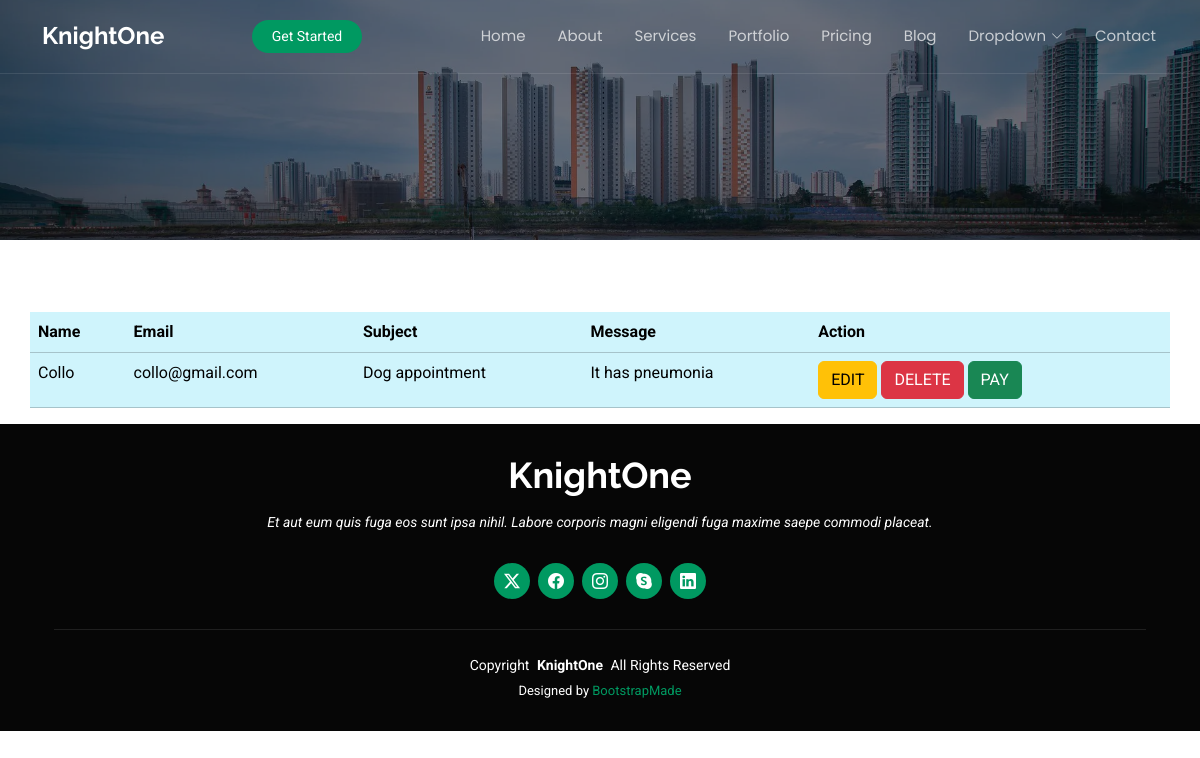
/show/, run on an earlier commit of the app's database.
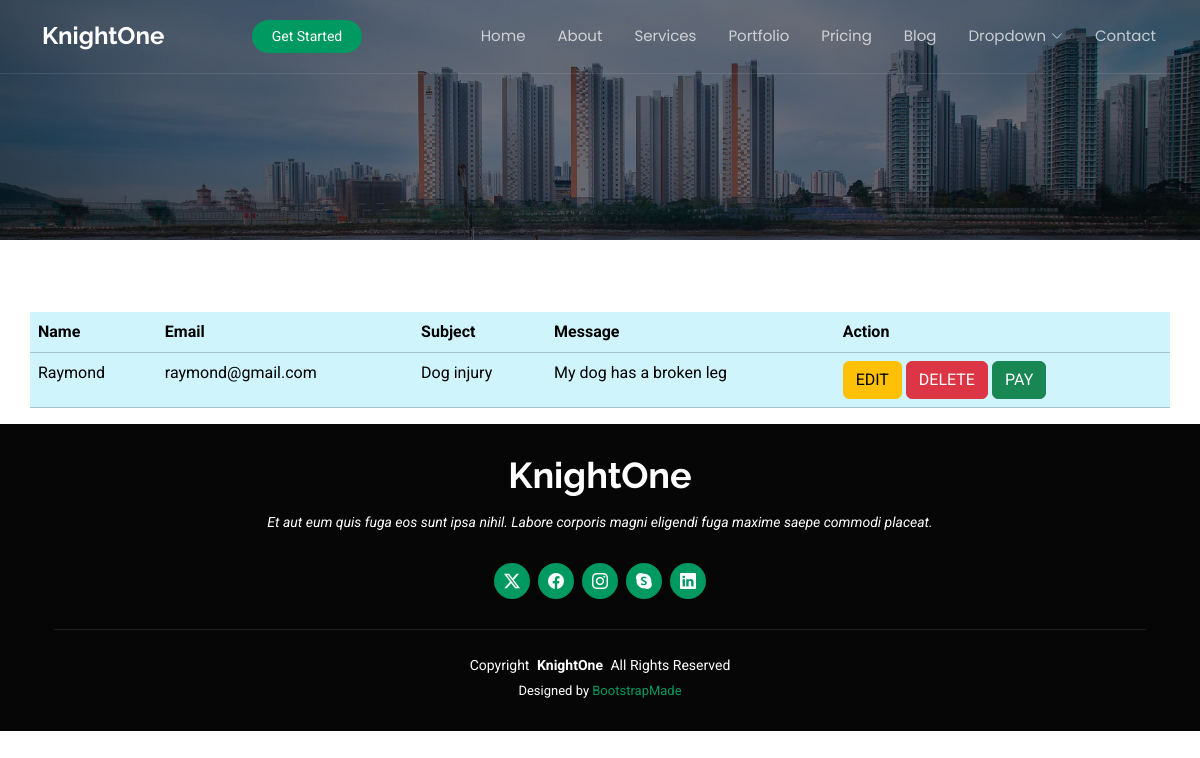
And on a later commit of the database.
### petcareapp/models.py (models this page shows, shortened)
class Contact(models.Model):
    name = models.CharField(max_length=20)
    email = models.EmailField()
    subject = models.CharField(max_length=100)
    message = models.TextField()

### petcareapp/views.py (the view)
# urls.py: path('show/', views.show, name='show'),
def show(request):
    allcontacts=Contact.objects.all()
    return render(request,'show.html',{'contact':allcontacts})

### templates/show.html
{% extends 'starter-page.html' %}
{% load static %}
{% block body %}
    <br><br><br>
    <table class="table table-info container">
    <tr>
        <th>Name</th>
        <th>Email</th>
        <th>Subject</th>
        <th>Message</th>
        <th>Action</th>
    </tr>
    {% for x in contact %}
        <tr>
            <td>{{ x.name }}</td>
            <td>{{ x.email }}</td>
            <td>{{ x.subject }}</td>
            <td>{{ x.message }}</td>
            <td>
                <a href="/edit/{{ x.id }}" class="btn btn-warning">EDIT</a>
                <a href="/delete/{{ x.id }}" class="btn btn-danger">DELETE</a>
                <a href="" class="btn btn-success">PAY</a>
            </td>
        </tr>
    {% endfor %}
    </table>
{% endblock %}

What changed in the data, as far as the page shows it:
removed Contact: name "Collo", email "collo@gmail.com", subject "Dog appointment", message "It has pneumonia"
added Contact: name "Raymond", email "raymond@gmail.com", subject "Dog injury", message "My dog has a broken leg"
